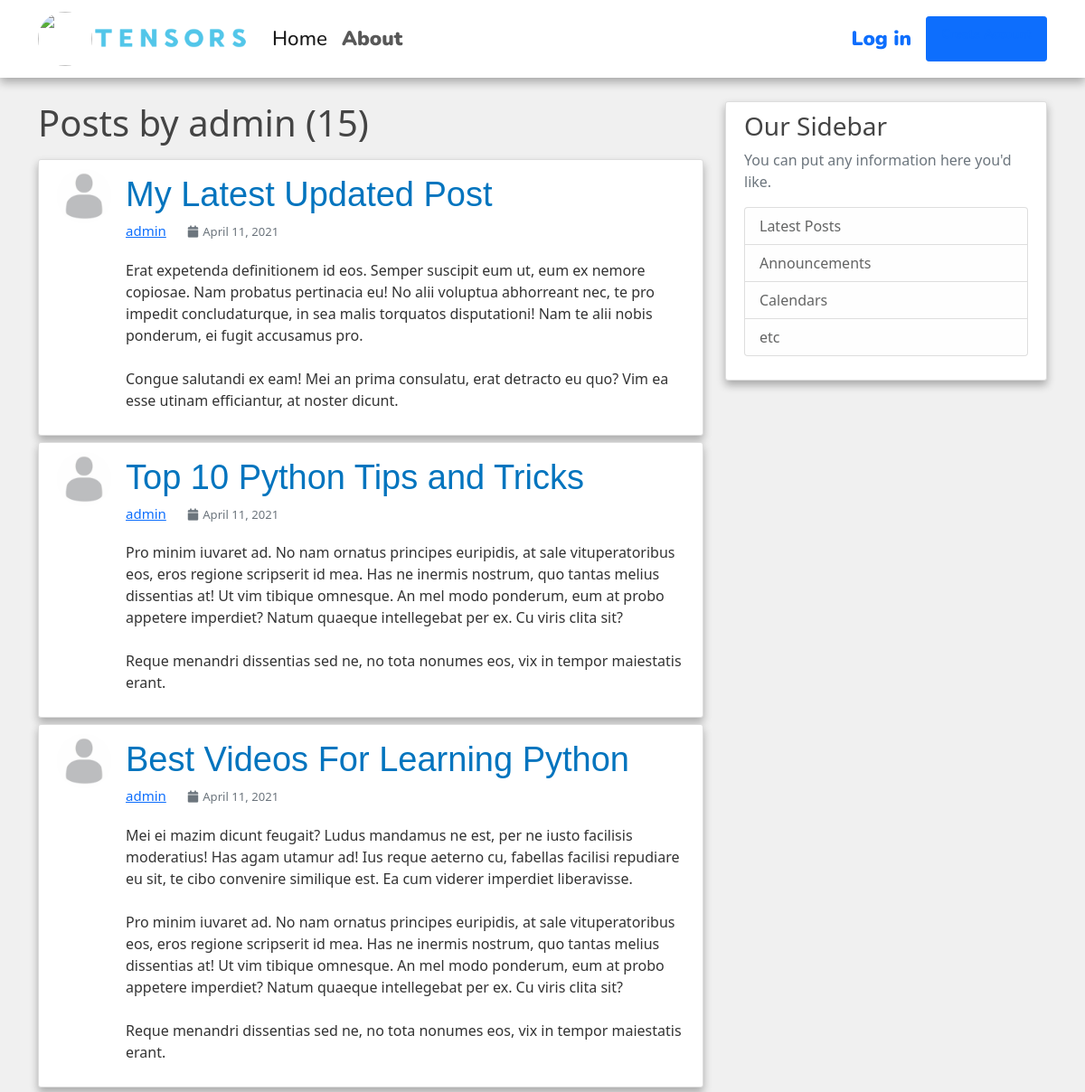
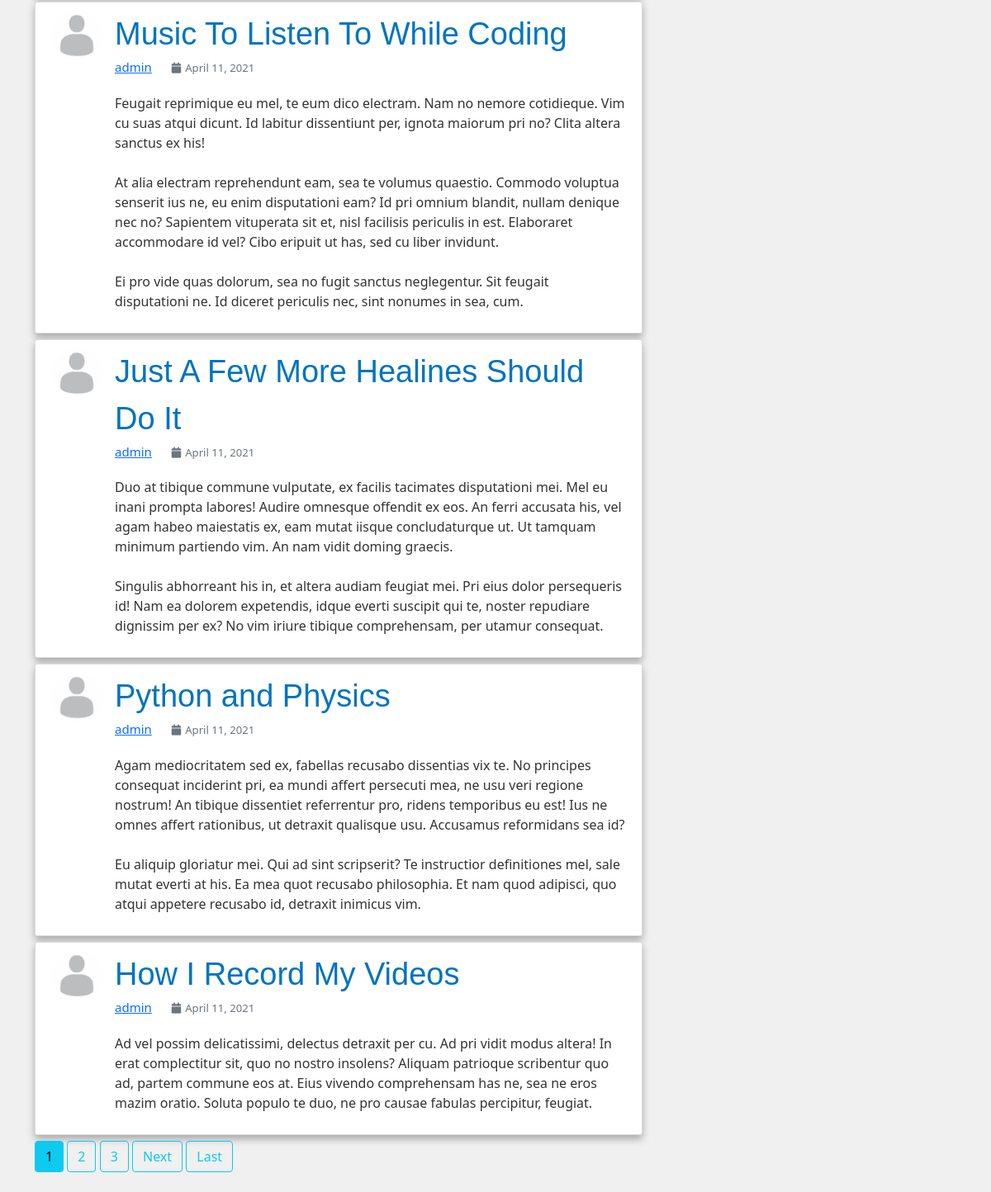
Screenshot of /user/admin with the database file from the repository (2 pictures, top to bottom).
### blog/models.py (models this page shows, shortened)
class Post(models.Model):
    title = models.CharField(max_length=100)
    content = models.TextField()
    date_posted = models.DateTimeField(default=timezone.now)
    author = models.ForeignKey(User, on_delete=models.CASCADE)

### users/models.py (models this page shows, shortened)
class Profile(models.Model):
    user = models.OneToOneField(User, on_delete=models.CASCADE)
    image = models.ImageField(default='default.jpg', upload_to='profile_pics')

### blog/views.py (the view)
# urls.py: path('user/<str:username>', UserPostListView.as_view(), name='user-posts'),
class UserPostListView(ListView):
    model = Post
    template_name = 'blog/user_posts.html' # <app>/<model>_<viewtype>.html
    context_object_name = 'posts'
    paginate_by = 7
    def get_queryset(self):
        user = get_object_or_404(User, username=self.kwargs.get('username'))
        return Post.objects.filter(author=user).order_by('-date_posted')

### blog/templates/blog/user_posts.html (shortened to what this page needs)
{% extends "blog/base.html" %}
{% block content %}
<h1 class="mb-3">Posts by {{ view.kwargs.username }} ({{ page_obj.paginator.count }})</h1>
    {% for post in posts %}
    <article class="media content-section d-flex flex-row">
        <img class="rounded-circle article-img" src="{{ post.author.profile.image.url }}">
        <div class="media-body">
          <a class="article-title" href="{% url 'post-detail' post.id %}">{{ post.title }}</a>
          <div class="article-metadata">
            <span><a class="mr-2" href="{% url 'user-posts' post.author.username %}">{{ post.author }}</a></span>
            <span><small class="text-muted"><i class="fa fa-calendar" style="margin-right: 5px;"></i>{{ post.date_posted | date:"F d, Y" }}</small></span>
          </div>
          <p class="article-content">{{ post.content }}</p>
        </div>
    </article>
    {% endfor %}
    {% if is_paginated %}
      {% for num in page_obj.paginator.page_range %}
        {% if page_obj.number == num %}
          <a class="btn btn-info mb-4" href="?page={{ num }}">{{ num }}</a>
        {% elif num > page_obj.number|add:'-3' and num < page_obj.number|add:'3' %}
          <a class="btn btn-outline-info mb-4" href="?page={{ num }}">{{ num }}</a>
        {% endif %}
      {% endfor %}
      {% if page_obj.has_next %}
        <a class="btn btn-outline-info mb-4" href="?page={{ page_obj.next_page_number }}">Next</a>
        <a class="btn btn-outline-info mb-4" href="?page={{ page_obj.paginator.num_pages }}">Last</a>
      {% endif %}
    {% endif %}
{% endblock content %}

### blog/static/blog/main.css (style rules this page uses)
body { background: #F0F0F0; color: #333333; margin-top: 7rem; }
h1, h2, h3, h4, h5, h6 { color: #444444; }
.content-section { background: #ffffff; padding: 10px 20px; border: 1px solid #dddddd; border-radius: 3px; margin-bottom: 7px; box-shadow: 0 5px 10px rgba(0, 0, 0, 0.3); }
.article-title { font-family: Verdana, Geneva, sans-serif; font-weight: normal; font-size: 38px; color: #0274be; text-decoration: none; }
.article-content { white-space: pre-line; }
.article-img { height: 60px; width: 60px; margin-right: 16px; }
.article-metadata { font-size: 15px; display: block; color: #aaa; float: left; clear: both; width: 100%; margin-bottom: 20px; }
.article-metadata > span { margin-right: 20px; }

### rows the page displays
Post: author.profile.image (placeholder picture), title "My Latest Updated Post", author "admin", date_posted "April 11, 2021", content "Erat expetenda definitionem id eos. Semper suscipit eum ut, eum ex nemore copiosae. Nam probatus pertinacia eu! No alii voluptua abhorreant nec, te pro impedit concludaturque, in sea malis torquatos disputationi! Nam te alii nobis ponderum, ei fugit accusamus pro. Congue salutandi ex eam! Mei an prima consulatu, erat detracto eu quo? Vim ea esse utinam efficiantur, at noster dicunt."
Post: author.profile.image (placeholder picture), title "Top 10 Python Tips and Tricks", author "admin", date_posted "April 11, 2021", content "Pro minim iuvaret ad. No nam ornatus principes euripidis, at sale vituperatoribus eos, eros regione scripserit id mea. Has ne inermis nostrum, quo tantas melius dissentias at! Ut vim tibique omnesque. An mel modo ponderum, eum at probo appetere imperdiet? Natum quaeque intellegebat per ex. Cu viris clita sit? Reque menandri dissentias sed ne, no tota nonumes eos, vix in tempor maiestatis erant."
Post: author.profile.image (placeholder picture), title "Best Videos For Learning Python", author "admin", date_posted "April 11, 2021", content "Mei ei mazim dicunt feugait? Ludus mandamus ne est, per ne iusto facilisis moderatius! Has agam utamur ad! Ius reque aeterno cu, fabellas facilisi repudiare eu sit, te cibo convenire similique est. Ea cum viderer imperdiet liberavisse. Pro minim iuvaret ad. No nam ornatus principes euripidis, at sale vituperatoribus eos, eros regione scripserit id mea. Has ne inermis nostrum, quo tantas melius dissentias at! Ut vim tibique omnesque. An mel modo ponderum, eum at probo appetere imperdiet? Natum quaeque intellegebat per ex. Cu viris clita sit? Reque menandri dissentias sed ne, no tota nonumes eos, vix in tempor maiestatis erant."
Post: author.profile.image (placeholder picture), title "Music To Listen To While Coding", author "admin", date_posted "April 11, 2021", content "Feugait reprimique eu mel, te eum dico electram. Nam no nemore cotidieque. Vim cu suas atqui dicunt. Id labitur dissentiunt per, ignota maiorum pri no? Clita altera sanctus ex his! At alia electram reprehendunt eam, sea te volumus quaestio. Commodo voluptua senserit ius ne, eu enim disputationi eam? Id pri omnium blandit, nullam denique nec no? Sapientem vituperata sit et, nisl facilisis periculis in est. Elaboraret accommodare id vel? Cibo eripuit ut has, sed cu liber invidunt. Ei pro vide quas dolorum, sea no fugit sanctus neglegentur. Sit feugait disputationi ne. Id diceret periculis nec, sint nonumes in sea, cum."
Post: author.profile.image (placeholder picture), title "Just A Few More Healines Should Do It", author "admin", date_posted "April 11, 2021", content "Duo at tibique commune vulputate, ex facilis tacimates disputationi mei. Mel eu inani prompta labores! Audire omnesque offendit ex eos. An ferri accusata his, vel agam habeo maiestatis ex, eam mutat iisque concludaturque ut. Ut tamquam minimum partiendo vim. An nam vidit doming graecis. Singulis abhorreant his in, et altera audiam feugiat mei. Pri eius dolor persequeris id! Nam ea dolorem expetendis, idque everti suscipit qui te, noster repudiare dignissim per ex? No vim iriure tibique comprehensam, per utamur consequat."
Post: author.profile.image (placeholder picture), title "Python and Physics", author "admin", date_posted "April 11, 2021", content "Agam mediocritatem sed ex, fabellas recusabo dissentias vix te. No principes consequat inciderint pri, ea mundi affert persecuti mea, ne usu veri regione nostrum! An tibique dissentiet referrentur pro, ridens temporibus eu est! Ius ne omnes affert rationibus, ut detraxit qualisque usu. Accusamus reformidans sea id? Eu aliquip gloriatur mei. Qui ad sint scripserit? Te instructior definitiones mel, sale mutat everti at his. Ea mea quot recusabo philosophia. Et nam quod adipisci, quo atqui appetere recusabo id, detraxit inimicus vim."
Post: author.profile.image (placeholder picture), title "How I Record My Videos", author "admin", date_posted "April 11, 2021", content "Ad vel possim delicatissimi, delectus detraxit per cu. Ad pri vidit modus altera! In erat complectitur sit, quo no nostro insolens? Aliquam patrioque scribentur quo ad, partem commune eos at. Eius vivendo comprehensam has ne, sea ne eros mazim oratio. Soluta populo te duo, ne pro causae fabulas percipitur, feugiat."

### other values shown
{{ view.kwargs.username }} "admin"
{{ page_obj.paginator.count }} "15"
{{ num }} "1"
{{ num }} "2" "3"
